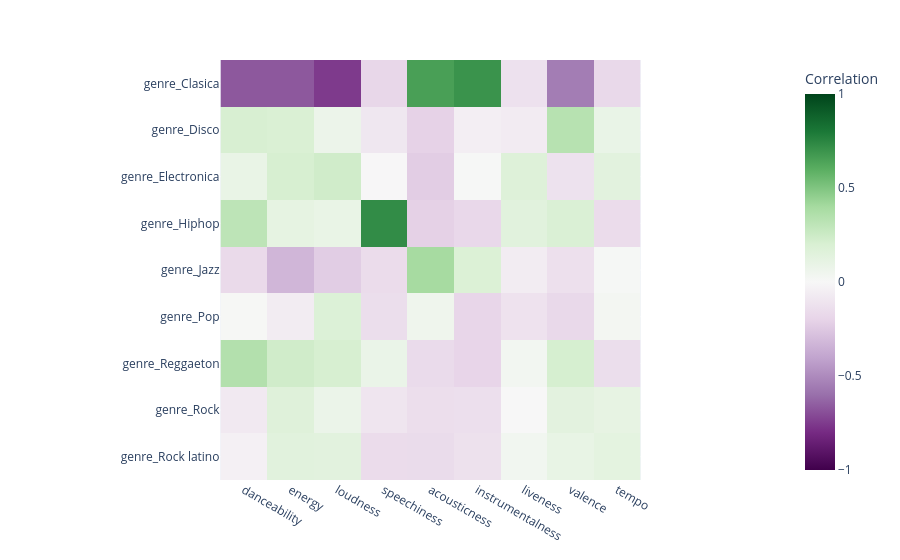

This figure's notebook cell:
### Code cell
correlations_labels_df = pd.concat([correlations_df, encoded_labels_df], axis=1)

correlations_labels = correlations_labels_df.corr("pearson").iloc[9:, 0:9]

px.imshow(
    correlations_labels,
    labels=dict(x="", y="", color="Correlation"),
    x=correlations_labels.columns,
    y=correlations_labels.index,
    zmin=-1,
    zmax=1,
    color_continuous_scale="PRgn",
)

### Figure 1 — Plotly figure (JSON) as saved in the notebook; plotly's stock layout.template omitted (floating-point values rounded to 4 significant figures)
{"data": [{"coloraxis": "coloraxis", "hovertemplate": "x: %{x}<br>y: %{y}<br>Correlation: %{z}<extra></extra>", "name": "0", "type": "heatmap", "x": ["danceability", "energy", "loudness", "speechiness", "acousticness", "instrumentalness", "liveness", "valence", "tempo"], "xaxis": "x", "y": ["genre_Clasica", "genre_Disco", "genre_Electronica", "genre_Hiphop", "genre_Jazz", "genre_Pop", "genre_Reggaeton", "genre_Rock", "genre_Rock latino"], "yaxis": "y", "z": [[-0.6697, -0.6681, -0.7548, -0.1842, 0.6545, 0.7014, -0.1254, -0.5511, -0.17], [0.2052, 0.1967, 0.07193, -0.09399, -0.2079, -0.05155, -0.06691, 0.3314, 0.09018], [0.09505, 0.2077, 0.2341, -0.004362, -0.2289, 0.007223, 0.1653, -0.1221, 0.1413], [0.31, 0.1145, 0.09215, 0.7255, -0.2126, -0.1749, 0.1471, 0.1907, -0.1541], [-0.1673, -0.3263, -0.2298, -0.1557, 0.3956, 0.1815, -0.06127, -0.1302, 0.01102], [0.008921, -0.06005, 0.1773, -0.1439, 0.05376, -0.1859, -0.118, -0.173, 0.02576], [0.3501, 0.2351, 0.2084, 0.08581, -0.1582, -0.1922, 0.03435, 0.2105, -0.1449], [-0.07949, 0.1625, 0.07953, -0.1056, -0.1427, -0.1346, 0.002179, 0.1313, 0.1096], [-0.0419, 0.1465, 0.1385, -0.1548, -0.157, -0.1273, 0.03991, 0.09767, 0.1274]]}], "layout": {"coloraxis": {"cmax": 1, "cmin": -1, "colorbar": {"title": {"text": "Correlation"}}, "colorscale": [[0, "rgb(64,0,75)"], [0.1, "rgb(118,42,131)"], [0.2, "rgb(153,112,171)"], [0.3, "rgb(194,165,207)"], [0.4, "rgb(231,212,232)"], [0.5, "rgb(247,247,247)"], [0.6, "rgb(217,240,211)"], [0.7, "rgb(166,219,160)"], [0.8, "rgb(90,174,97)"], [0.9, "rgb(27,120,55)"], [1, "rgb(0,68,27)"]]}, "margin": {"t": 60}, "xaxis": {"anchor": "y", "constrain": "domain", "domain": [0, 1], "scaleanchor": "y"}, "yaxis": {"anchor": "x", "autorange": "reversed", "constrain": "domain", "domain": [0, 1]}}}
